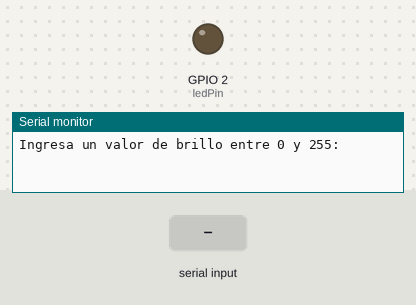
The sketch below on a simulated ESP32. Shown: output pins drawn as LEDs (lit = HIGH), the last lines printed to the serial monitor. The inputs (shaded band) are chosen by the test bench.

Above: at 1.2 s.
1.3 s: "90,45\n" received over Serial
At 2.5 s:
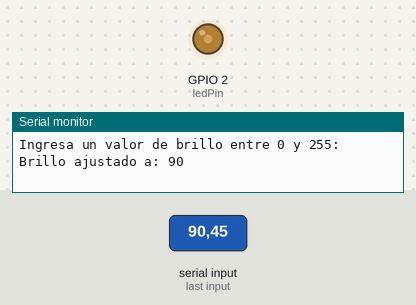
2.8 s: "30,150\n" received over Serial
At 3.7 s:
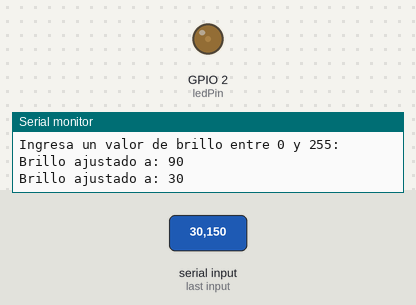
4.3 s: "200\n" received over Serial
At 4.8 s:
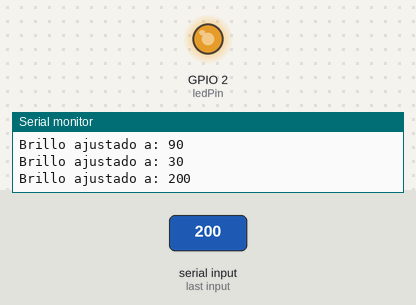
5.8 s: "90\n" received over Serial
At 7.1 s:
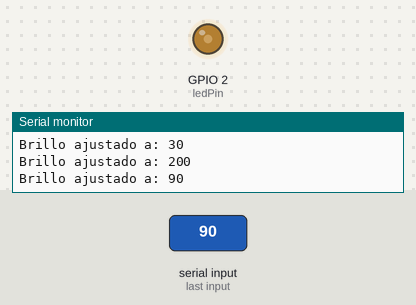
Timing chart, 0 to 8.3 s (numbered marks = the images above; inputs shaded):
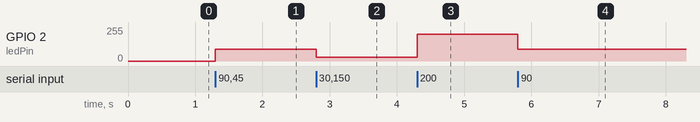

The sketch:

actividad3.ino
```cpp
// Pin del LED (conecta el ánodo del LED + resistencia al pin, cátodo a GND)
const int ledPin = 2;

// Parámetros PWM (LEDC)
const int freq = 5000;       // Frecuencia PWM en Hz (5-5000Hz)
const int resolution = 8;    // Resolución en bits (8 bits -> 0..255 , 9 bits -> 0..511)

void setup() {

  // Inicia la comunicación serial para poder enviar valores desde el monitor serial
  Serial.begin(115200);

  // Asocia el pin al PWM configurando automáticamente frecuencia y resolución
  ledcAttach(ledPin, freq, resolution);

  Serial.println("Ingresa un valor de brillo entre 0 y 255:");
}

void loop() {

  // Si hay una línea completa disponible
  if (Serial.available()) {

    // Leer toda la línea enviada
    String input = Serial.readStringUntil('\n');

    // Elimina espacios y saltos de línea
    input.trim();

    // Convertir a entero
    int brillo = input.toInt();

    // Verifica que el valor esté dentro del rango válido
    if (brillo >= 0 && brillo <= 255) {

      // Cambia el duty cycle del PWM (brillo del LED)
      ledcWrite(ledPin, brillo);

      Serial.print("Brillo ajustado a: ");
      Serial.println(brillo);
    }
    else {
      Serial.println("Valor invalido. Usa un numero entre 0 y 255.");
    }
  }
}
```

Measured:
- after the input at 1.3 s, GPIO 2 (ledPin): 0/255 → 90/255 at once
- after the input at 2.8 s, GPIO 2 (ledPin): 90/255 → 30/255 at once
- after the input at 4.3 s, GPIO 2 (ledPin): 30/255 → 199/255 at once
- after the input at 5.8 s, GPIO 2 (ledPin): 199/255 → 90/255 at once
